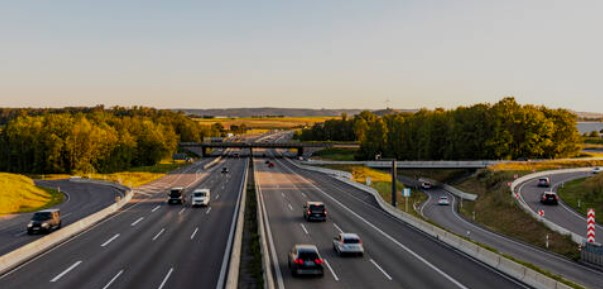
#> input picture pic.jpg, 603 x 289 px, found by its file name
$ python mask_white.py
#> lines starting #> are read from the running program, lines starting #| are printed output that depends on the picture; after the words box and inside, x2 and y2 are one past the last pixel; in counts of white or black regions, pixels touching at a corner belong together
from PIL import Image


def convert_non_black_to_white(image_path, output_path=r"C:\Users\micha\Downloads\autonomous-drone-final-project-master\autonomous-drone-final-project-master\masked_pic.jpg"):
    img = Image.open(image_path)
#> img is the input picture: PIL image 603x289 RGB; mean R, G, B 122.7, 116.2, 103.9
    # Convert to grayscale
    img = img.convert('L')
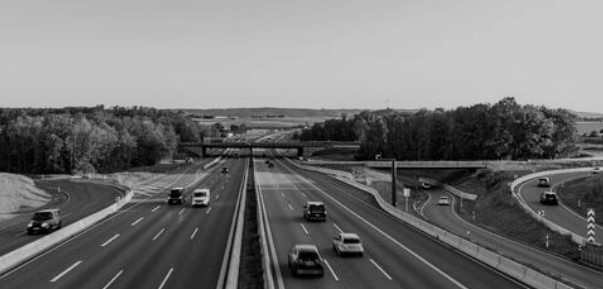
#> img: PIL image 603x289 L; min 0, max 206, mean 116.8
    img = img.point(lambda p: 255 if p > 2 else 0)
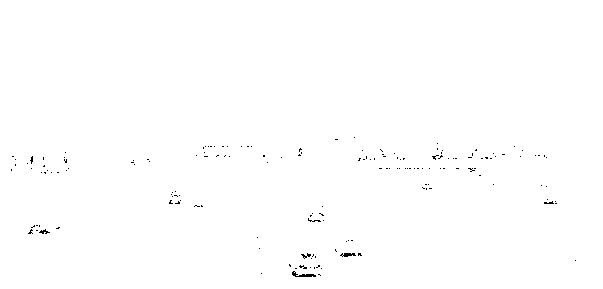
#> img: PIL image 603x289 L; 99.7% white; black in thin lines or dots, all inside (x1, y1, x2, y2) = (11, 137, 576, 277)
    img.save(output_path)
    return output_path

image_path = r"C:\Users\micha\Downloads\autonomous-drone-final-project-master\autonomous-drone-final-project-master\pic.jpg"
outputPath = convert_non_black_to_white(image_path)
